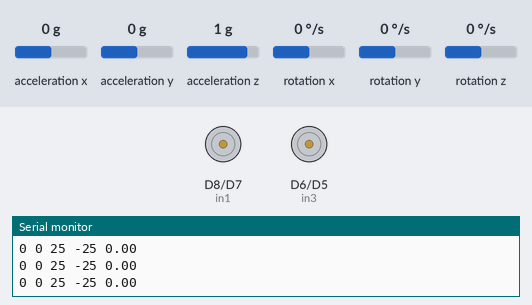
Bench run of a sketch on a simulated ESP8266 (NodeMCU). Parts: motor-driver pin pairs drawn as motors (green arrow = first pin HIGH = forward, orange = second pin HIGH = backward, longer = more drive, scaled by the enable pin), the last lines printed to the serial monitor. Inputs (shaded band) come from the test bench; at power-on: rotation y 0 °/s, acceleration x 0 g, acceleration y 0 g, acceleration z 1 g, rotation x 0 °/s, rotation z 0 °/s.

Above: at 1.2 s.
1.3 s: rotation y set to -3 °/s
At 2.6 s:
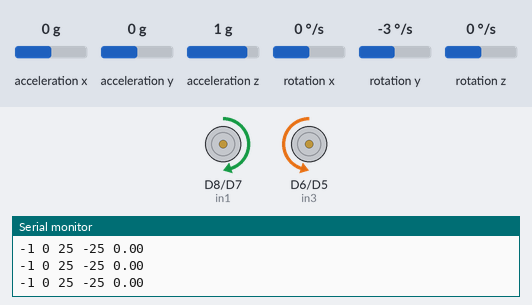
4.3 s: acceleration x set to -1.4 g
At 4.53 s:
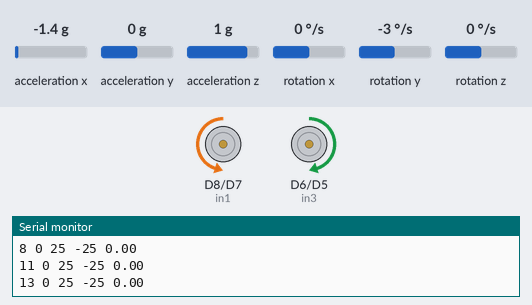
6.2 s: rotation y set to -100 °/s
At 9.1 s:
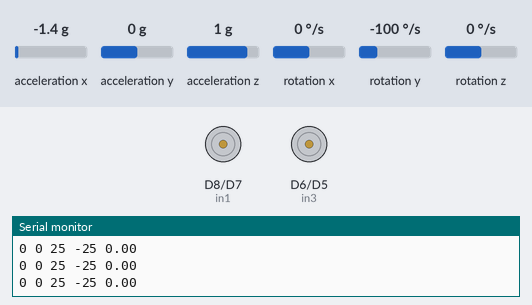
9.2 s: rotation y set to -184 °/s
At 10.1 s:
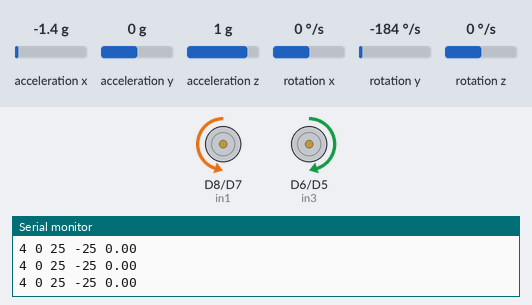
Timing chart, 0 to 13.2 s (numbered marks = the images above; inputs shaded):
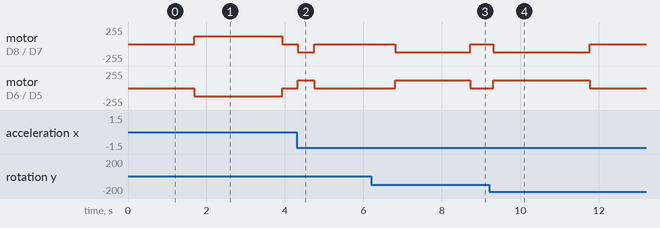

Measured:
- the behaviour switches between -1 and -2 °/s on rotation y (found by bisection; images 0 and 1)
- after the input at 1.3 s, motor on D8 (in1) / D7 (in2): stopped → forward 120/255 after 0.39 s, → stopped 2.2 s later; motor on D6 (in3) / D5 (in4): stopped → backward 120/255 after 0.39 s, → stopped 2.2 s later
- after the input at 4.3 s, motor on D8 (in1) / D7 (in2): stopped → backward 120/255 at once, → stopped 0.42 s later; motor on D6 (in3) / D5 (in4): stopped → forward 120/255 at once, → stopped 0.42 s later
- after the input at 6.2 s, motor on D8 (in1) / D7 (in2): stopped → backward 120/255 after 0.60 s, → stopped 1.9 s later; motor on D6 (in3) / D5 (in4): stopped → forward 120/255 after 0.60 s, → stopped 1.9 s later
- after the input at 9.2 s, motor on D8 (in1) / D7 (in2): stopped → backward 120/255 after 0.11 s, → stopped 2.5 s later; motor on D6 (in3) / D5 (in4): stopped → forward 120/255 after 0.11 s, → stopped 2.5 s later

The sketch:

robot.ino
```cpp
//Deklarasi Librari
#include <math.h>
#include <I2Cdev.h>
#include "Wire.h"
#include <MPU6050.h>
#include <Wire.h>
#define RESTRICT_PITCH

//Deklarasi Variabel
float Kp,Ki,Ti,Td,Kd;
float Sv,Pid,Pid_1;
float interval_elapsed,interval_limit;
float et,et_1,et_2,eint,edif,eint_1,eint_update;
int Mv;
int in1 = D8;
int in2 = D7;
int in3 = D6;
int in4 = D5;
int enA = D3;
int enB = D4;

//Kalman Filter
MPU6050 accelgyro;
float Qacc, Qgyro, R;
float Xkacc, Xkpacc, Xkgyro, Pkp00, Pkp01, dXgyro;
float Pkp[2][2], KG[2], y, Wk;
unsigned long dtact;
double dtlast, dt;
int16_t ax, ay, az;
int16_t gx, gy, gz;
int16_t accX, accY, accZ;
double gyroY, gyroYlast, gyroYangle;
double kalmanY, PVpitch, pitch;
float Ts;
int New_PVpitch;
unsigned long t,t_1;
void setAngleY(float pitch){
  Xkacc = pitch;
  }

float kalman_gyro(){
  return dXgyro;
  }

float kalman_calculation(float Xtacc, float Xtgyro, float dt){
  dXgyro = Xtgyro - Xkgyro;
  Xkacc = Xkacc + (dt*dXgyro) + Wk;
  Pkp[0][0] = Pkp[0][0] + (dt*(dt*Pkp[1][1] - Pkp[0][1] - Pkp[1][0] + Qacc));
  Pkp[0][1] = Pkp[0][1] - (dt*Pkp[1][1]);
  Pkp[1][0] = Pkp[1][0] - (dt*Pkp[1][1]);
  Pkp[1][1] = Pkp[1][1] + (dt*Qgyro);
  KG[0] = Pkp[0][0]/(Pkp[0][0] + R);
  KG[1] = Pkp[1][0]/(Pkp[0][0] + R);
  Xkacc = Xkacc + (KG[0]*(Xtacc - Xkacc));
  Xkgyro = Xkgyro + (KG[1]*(Xtacc - Xkacc));
  Pkp00 = Pkp[0][0];
  Pkp01 = Pkp[0][1];
  Pkp[0][0] = Pkp[0][0] - (KG[0] * Pkp00);
  Pkp[0][1] = Pkp[0][1] - (KG[0] * Pkp01);
  Pkp[1][0] = Pkp[1][0] - (KG[1] * Pkp00);
  Pkp[1][1] = Pkp[1][1] - (KG[1] * Pkp01);
  return Xkacc;
}
void requestEvent(){
Wire.write(New_PVpitch);
}

//Driver Motor
void plus(){
  analogWrite(enA,Mv*-1);
  analogWrite(enB,Mv*-1);
  digitalWrite(in1,LOW);
  digitalWrite(in2,HIGH);
  digitalWrite(in3,HIGH);
  digitalWrite(in4,LOW);
}
void minus(){
  analogWrite(enA,Mv);
  analogWrite(enB,Mv);
  digitalWrite(in1,HIGH);
  digitalWrite(in2,LOW);
  digitalWrite(in3,LOW);
  digitalWrite(in4,HIGH);
}
void nol(){
  analogWrite(enA,0);
  analogWrite(enB,0);
  digitalWrite(in1,LOW);
  digitalWrite(in2,LOW);
  digitalWrite(in3,LOW);
  digitalWrite(in4,LOW);
}
void Motor_Control(){
  if (Mv < 10){
  plus();
  }
  else if (Mv > -10){
  minus();
  }
  else{
  nol();
  }
}

void setup() {
//Perhitungan Kalman Filter
dt = 0;
dtlast = 0;
Qacc = 0.0002;
Qgyro = 0.0004;
R = 0.2;
Xkacc = 0.0;
Xkpacc = 0.0;
Xkgyro = 0.0;
Pkp[0][0] = 0.0;
Pkp[0][1] = 0.0;
Pkp[1][0] = 0.0;
Pkp[1][1] = 0.0;
Ts = 0.1;
Wire.begin();
Serial.begin(9600);
accelgyro.initialize();

//Setup Nilai Kendali
Kp = 162.5;
Ti = 0.000105;
Td = 66;
if (Ti<=0){
 Ki=0;
  }
else {
 Ki=Kp/Ti;
}
Kd=Kp*Td;
et_1 = 0;
eint_1=0;
interval_limit = 1;
interval_elapsed = 0;

//Setup Pin yang digunakan
pinMode(in1,OUTPUT);
pinMode(in2,OUTPUT);
pinMode(in3,OUTPUT);
pinMode(in4,OUTPUT);
pinMode(enB,OUTPUT);
pinMode(enA,OUTPUT);
}

void loop() {
  // put your main code here, to run repeatedly:
//Kalman Filter
  Sv = 0;
  dtlast = dtact;
  dtact = millis();
  dt = dtact;
  dt = (dt - dtlast)/1000;
  accelgyro.getMotion6(&ax, &ay, &az, &gx, &gy, &gz);
  accX = ax; accZ = az;
  pitch = atan2(-accX, accZ)*RAD_TO_DEG;
  gyroY = gy;
  gyroY = gyroY / 131.0;

  if ((pitch < -90 && kalmanY > 90) || (pitch > 90 && kalmanY < -90)) {
  setAngleY(pitch);
  kalmanY = pitch;
  gyroYangle = pitch;
  }
  else{
    kalmanY = kalman_calculation(pitch, gyroY, dt);
    }

  gyroYangle = gyroYangle + (kalman_gyro()*dt);

if (gyroYangle < -180 || gyroYangle > 180){
  gyroYangle = kalmanY;
  }

  PVpitch = kalmanY;
  PVpitch = PVpitch - 0;
  New_PVpitch = PVpitch;
  //batas kemirigan
      if (New_PVpitch > 25 || New_PVpitch < -25){
    New_PVpitch = 0;
  }

 //t=millis();
 //Ts = (t - t_1)/1000;
 Ts = 0.1;
  //hitung error
  et=Sv-New_PVpitch;
  eint_update = ((et + et_1)*Ts)/2;
  eint = eint_1 + eint_update;

  // hitung differential error
  edif = (et - et_1)/Ts;
  //hitung Pid
  Pid = Kp*et + Ki*eint + Kd*edif;
  if (Pid > 120)
  {
    Pid = 120;
  }
  else if (Pid < -120){
    Pid=-120;
  }
  else {
    Pid = Pid;
  }
  Mv = Pid;
Motor_Control();

  //hitung waktu display
   interval_elapsed=interval_elapsed + Ts;
   if(interval_elapsed >= interval_limit){
    Serial.print(New_PVpitch);
    Serial.print(" ");
    Serial.print(0);
    Serial.print(" ");
    Serial.print(25);
    Serial.print(" ");
    Serial.print(-25);
    Serial.print(" ");
    Serial.println(Sv);
        interval_elapsed=0;
   }
      else{
    interval_elapsed=interval_elapsed;
   }
}
```
